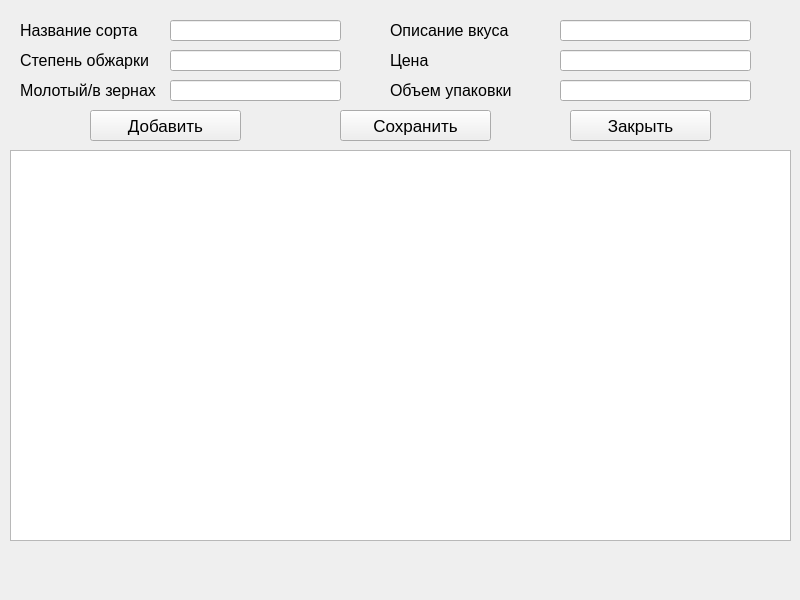
<?xml version="1.0" encoding="UTF-8"?>
<ui version="4.0">
 <class>MainWindow</class>
 <widget class="QMainWindow" name="MainWindow">
  <property name="geometry">
   <rect>
    <x>0</x>
    <y>0</y>
    <width>800</width>
    <height>600</height>
   </rect>
  </property>
  <property name="windowTitle">
   <string>MainWindow</string>
  </property>
  <widget class="QWidget" name="centralwidget">
   <widget class="QTableWidget" name="table">
    <property name="geometry">
     <rect>
      <x>10</x>
      <y>150</y>
      <width>781</width>
      <height>391</height>
     </rect>
    </property>
   </widget>
   <widget class="QLineEdit" name="lineEdit">
    <property name="geometry">
     <rect>
      <x>170</x>
      <y>20</y>
      <width>171</width>
      <height>21</height>
     </rect>
    </property>
   </widget>
   <widget class="QLineEdit" name="lineEdit_2">
    <property name="geometry">
     <rect>
      <x>560</x>
      <y>20</y>
      <width>191</width>
      <height>21</height>
     </rect>
    </property>
   </widget>
   <widget class="QLineEdit" name="lineEdit_3">
    <property name="geometry">
     <rect>
      <x>170</x>
      <y>80</y>
      <width>171</width>
      <height>21</height>
     </rect>
    </property>
   </widget>
   <widget class="QLineEdit" name="lineEdit_4">
    <property name="geometry">
     <rect>
      <x>170</x>
      <y>50</y>
      <width>171</width>
      <height>21</height>
     </rect>
    </property>
   </widget>
   <widget class="QLineEdit" name="lineEdit_5">
    <property name="geometry">
     <rect>
      <x>560</x>
      <y>50</y>
      <width>191</width>
      <height>21</height>
     </rect>
    </property>
   </widget>
   <widget class="QLineEdit" name="lineEdit_6">
    <property name="geometry">
     <rect>
      <x>560</x>
      <y>80</y>
      <width>191</width>
      <height>21</height>
     </rect>
    </property>
   </widget>
   <widget class="QLabel" name="label">
    <property name="geometry">
     <rect>
      <x>20</x>
      <y>20</y>
      <width>131</width>
      <height>20</height>
     </rect>
    </property>
    <property name="font">
     <font>
      <pointsize>12</pointsize>
     </font>
    </property>
    <property name="text">
     <string>Название сорта</string>
    </property>
   </widget>
   <widget class="QLabel" name="label_2">
    <property name="geometry">
     <rect>
      <x>390</x>
      <y>20</y>
      <width>131</width>
      <height>20</height>
     </rect>
    </property>
    <property name="font">
     <font>
      <pointsize>12</pointsize>
     </font>
    </property>
    <property name="text">
     <string>Описание вкуса</string>
    </property>
   </widget>
   <widget class="QLabel" name="label_4">
    <property name="geometry">
     <rect>
      <x>20</x>
      <y>80</y>
      <width>141</width>
      <height>20</height>
     </rect>
    </property>
    <property name="font">
     <font>
      <pointsize>12</pointsize>
     </font>
    </property>
    <property name="text">
     <string>Молотый/в зернах</string>
    </property>
   </widget>
   <widget class="QLabel" name="label_5">
    <property name="geometry">
     <rect>
      <x>390</x>
      <y>80</y>
      <width>131</width>
      <height>20</height>
     </rect>
    </property>
    <property name="font">
     <font>
      <pointsize>12</pointsize>
     </font>
    </property>
    <property name="text">
     <string>Объем упаковки</string>
    </property>
   </widget>
   <widget class="QLabel" name="label_6">
    <property name="geometry">
     <rect>
      <x>390</x>
      <y>50</y>
      <width>131</width>
      <height>20</height>
     </rect>
    </property>
    <property name="font">
     <font>
      <pointsize>12</pointsize>
     </font>
    </property>
    <property name="text">
     <string>Цена</string>
    </property>
   </widget>
   <widget class="QLabel" name="label_7">
    <property name="geometry">
     <rect>
      <x>20</x>
      <y>50</y>
      <width>141</width>
      <height>20</height>
     </rect>
    </property>
    <property name="font">
     <font>
      <pointsize>12</pointsize>
     </font>
    </property>
    <property name="text">
     <string>Степень обжарки</string>
    </property>
   </widget>
   <widget class="QPushButton" name="save">
    <property name="geometry">
     <rect>
      <x>340</x>
      <y>110</y>
      <width>151</width>
      <height>31</height>
     </rect>
    </property>
    <property name="font">
     <font>
      <pointsize>13</pointsize>
     </font>
    </property>
    <property name="text">
     <string>Сохранить</string>
    </property>
   </widget>
   <widget class="QPushButton" name="add">
    <property name="geometry">
     <rect>
      <x>90</x>
      <y>110</y>
      <width>151</width>
      <height>31</height>
     </rect>
    </property>
    <property name="font">
     <font>
      <pointsize>13</pointsize>
     </font>
    </property>
    <property name="text">
     <string>Добавить</string>
    </property>
   </widget>
   <widget class="QPushButton" name="closeButton">
    <property name="geometry">
     <rect>
      <x>570</x>
      <y>110</y>
      <width>141</width>
      <height>31</height>
     </rect>
    </property>
    <property name="font">
     <font>
      <pointsize>13</pointsize>
     </font>
    </property>
    <property name="text">
     <string>Закрыть</string>
    </property>
   </widget>
  </widget>
  <widget class="QMenuBar" name="menubar">
   <property name="geometry">
    <rect>
     <x>0</x>
     <y>0</y>
     <width>800</width>
     <height>21</height>
    </rect>
   </property>
  </widget>
 </widget>
 <resources/>
 <connections/>
</ui>
